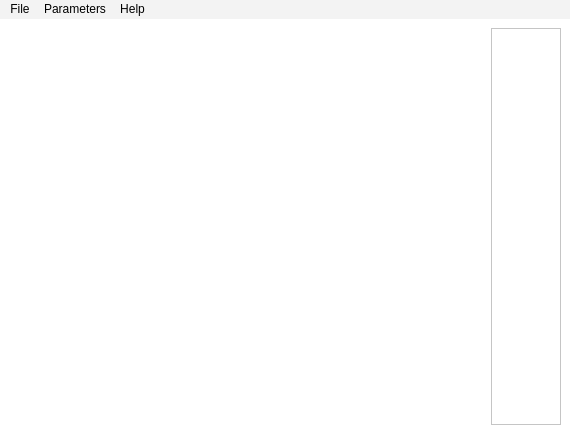
<?xml version="1.0" encoding="UTF-8"?>
<ui version="4.0">
 <class>MainWindow</class>
 <widget class="QMainWindow" name="MainWindow">
  <property name="geometry">
   <rect>
    <x>0</x>
    <y>0</y>
    <width>570</width>
    <height>434</height>
   </rect>
  </property>
  <property name="windowTitle">
   <string>Li_He_Log_Analyzer_V1.0</string>
  </property>
  <property name="styleSheet">
   <string notr="true">background-color: rgb(255, 255, 255);</string>
  </property>
  <widget class="QWidget" name="centralwidget">
   <layout class="QGridLayout" name="gridLayout">
    <item row="0" column="1" colspan="2">
     <widget class="QWidget" name="mplwindow" native="true">
      <property name="styleSheet">
       <string notr="true">background-color: rgb(255, 255, 255);</string>
      </property>
      <layout class="QVBoxLayout" name="mpl_layout">
       <property name="leftMargin">
        <number>0</number>
       </property>
       <property name="topMargin">
        <number>0</number>
       </property>
       <property name="rightMargin">
        <number>0</number>
       </property>
       <property name="bottomMargin">
        <number>0</number>
       </property>
      </layout>
     </widget>
    </item>
    <item row="0" column="3">
     <spacer name="horizontalSpacer_2">
      <property name="orientation">
       <enum>Qt::Horizontal</enum>
      </property>
      <property name="sizeType">
       <enum>QSizePolicy::Fixed</enum>
      </property>
      <property name="sizeHint" stdset="0">
       <size>
        <width>5</width>
        <height>20</height>
       </size>
      </property>
     </spacer>
    </item>
    <item row="0" column="4">
     <widget class="QListWidget" name="listWidget">
      <property name="sizePolicy">
       <sizepolicy hsizetype="Minimum" vsizetype="Expanding">
        <horstretch>0</horstretch>
        <verstretch>0</verstretch>
       </sizepolicy>
      </property>
      <property name="maximumSize">
       <size>
        <width>70</width>
        <height>16777215</height>
       </size>
      </property>
     </widget>
    </item>
   </layout>
  </widget>
  <widget class="QMenuBar" name="menubar">
   <property name="geometry">
    <rect>
     <x>0</x>
     <y>0</y>
     <width>570</width>
     <height>22</height>
    </rect>
   </property>
   <property name="styleSheet">
    <string notr="true">background-color: rgb(243, 243, 243);</string>
   </property>
   <widget class="QMenu" name="menuFile">
    <property name="title">
     <string>File</string>
    </property>
    <addaction name="actionOpen"/>
    <addaction name="actionFile"/>
   </widget>
   <widget class="QMenu" name="menuHelp">
    <property name="title">
     <string>Help</string>
    </property>
    <addaction name="actionAbout"/>
   </widget>
   <widget class="QMenu" name="menuParameters">
    <property name="title">
     <string>Parameters</string>
    </property>
    <addaction name="actionlock_in"/>
    <addaction name="actionAdd_Scan"/>
   </widget>
   <addaction name="menuFile"/>
   <addaction name="menuParameters"/>
   <addaction name="menuHelp"/>
  </widget>
  <action name="actionFile">
   <property name="text">
    <string>Quit</string>
   </property>
  </action>
  <action name="actionStart">
   <property name="text">
    <string>Start</string>
   </property>
  </action>
  <action name="actionStop">
   <property name="text">
    <string>Stop</string>
   </property>
  </action>
  <action name="actionStart_2">
   <property name="text">
    <string>Start</string>
   </property>
  </action>
  <action name="actionStop_2">
   <property name="text">
    <string>Stop</string>
   </property>
  </action>
  <action name="actionlock_in">
   <property name="text">
    <string>Settings</string>
   </property>
   <property name="menuRole">
    <enum>QAction::ApplicationSpecificRole</enum>
   </property>
  </action>
  <action name="actionTimer">
   <property name="text">
    <string>Timer</string>
   </property>
  </action>
  <action name="actionTail">
   <property name="text">
    <string>Points to Drop</string>
   </property>
  </action>
  <action name="actionOpen">
   <property name="text">
    <string>Open Log File</string>
   </property>
  </action>
  <action name="actionAbout">
   <property name="text">
    <string>About</string>
   </property>
  </action>
  <action name="actionSave">
   <property name="text">
    <string>Save As</string>
   </property>
  </action>
  <action name="actionAdd_Scan">
   <property name="text">
    <string>Add Scan</string>
   </property>
  </action>
 </widget>
 <resources/>
 <connections/>
</ui>
